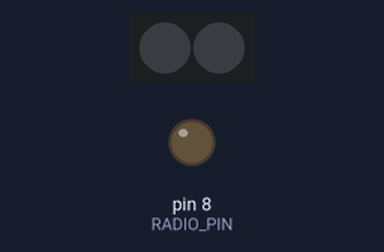
Recording of a sketch running on a simulated Arduino Uno, built with avr-gcc and run on an emulated ATmega328P. Shown: 2 RGB LEDs in strip order, left to right, output pins drawn as LEDs (lit = HIGH). Dim RGB values are drawn brighter than linear; random numbers use the default seed unless the sketch sets one; EEPROM starts erased.

Above: at 0.2 s.
At 39.1 s:
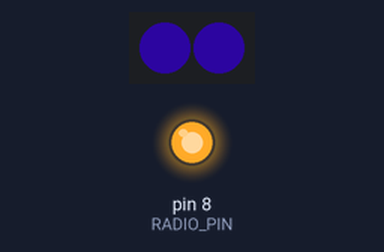
Timing chart, 0 to 40.0 s (numbered marks = the images above):
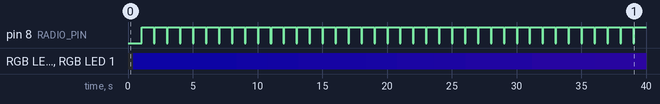

The sketch:

receiver_v2_-_RH_Tiny85.ino
```cpp
#include <avr/power.h>
#include <RH_ASK.h>
#ifdef RH_HAVE_HARDWARE_SPI
#include <SPI.h> // Not actually used but needed to compile
#endif
#include "FastLED.h"
#include <EEPROM.h>

#define NUM_LEDS 2
#define DATA_PIN 6
CRGB leds[NUM_LEDS];
#define MAX_LUMA 140
#define AWAY_LUMA 100

uint8_t pattern_step = 0;
uint8_t last_rx_value;
bool i_am_home = false;
bool i_was_home_last_tick = false;
bool last_rx_succeeded = false;
#define RADIO_PIN 8

RH_ASK driver(2000, 9, 5, true); // rx tx ptt ptt_invert // 328p-au

unsigned long rx_poll_clk_start;
unsigned long rx_poll_clk_now;
const unsigned long rx_poll_clk_period = 1000; // was: 50

unsigned long pattern_step_clk_start;
unsigned long pattern_step_clk_now;
// controls speed of rainbow. must be in sync with transmitter
const unsigned long pattern_step_clk_period = 400;

unsigned long max_home_radio_silence_clk_start;
unsigned long max_home_radio_silence_clk_now;
const unsigned long max_home_radio_silence_clk_period = 45000;

uint8_t away_hue_base = 55; // will be overwritten initially by random value

void setup() {
  Serial.begin(115200);

  set_away_hue();

  FastLED.addLeds<NEOPIXEL, DATA_PIN>(leds, NUM_LEDS);

  // capture start times for all the clocks
  rx_poll_clk_start = millis();
  pattern_step_clk_start = millis();
  max_home_radio_silence_clk_start = millis();

  // disable features to save power
  //power_adc_disable(); // should be uncommented
  //power_spi_disable();
  //power_usi_disable();
  //power_timer2_disable();
  //power_usart0_disable();

  digitalWrite(RADIO_PIN, LOW);
  pinMode(RADIO_PIN, OUTPUT); // radio enable pin
}

void set_away_hue() {
  /*
   * Return a hue value to use for the away pattern if we've never been home.
   * Make sure its a bit different from the previous value.
   */
  unsigned int away_hue_eeAddress = 0;
  uint8_t away_hue_base_min_delta = 40; // how similar can the colors be
  // init random seed and capture random value
  power_adc_enable();
  randomSeed(analogRead(A1)+analogRead(A2));
  uint8_t away_hue_base_candidate = random(255);
  power_adc_disable();
  /*Serial.print("away hue candidate: ");
  Serial.print(away_hue_base_candidate);*/
  // look up the last value that was used as base
  uint8_t away_hue_base_last;
  EEPROM.get( away_hue_eeAddress, away_hue_base_last );
  /*Serial.print(" last: ");
  Serial.print(away_hue_base_last);*/
  // if the current value and last value are too similar, change the candidate
  if ( abs(away_hue_base_candidate - away_hue_base_last) < away_hue_base_min_delta ) {
    // make sure its within 0-255
    away_hue_base = away_hue_base_candidate + away_hue_base_min_delta < 256 ? away_hue_base_candidate + away_hue_base_min_delta : away_hue_base_candidate - away_hue_base_min_delta;
    /*Serial.print(" - too similar! Will use: ");*/
  } else {
    away_hue_base = away_hue_base_candidate;
    /*Serial.print(" - using as-is: ");*/
  }
  // record new hue selection for reference next boot
  /*Serial.println(away_hue_base);*/
  EEPROM.put( away_hue_eeAddress, away_hue_base );
} // set_away_hue

void set_radio_state(bool state) {
  /*
   * Turn SYN480R radio on (state=1) or off (state=0)
   */
  // pull RADIO_PIN low to sink current and enable radio
  if (state) { digitalWrite(RADIO_PIN, LOW); }
  else { digitalWrite(RADIO_PIN, HIGH); }
}

void display_step_as_hue(uint8_t value) {
  fill_solid(leds, NUM_LEDS, CHSV( pattern_step, 255, value ));
  FastLED.show();
}

void display_step_as_value(uint8_t hue) {
  fill_solid(leds, NUM_LEDS, CHSV( hue, 255, pattern_step ));
  FastLED.show();
}

void display_hue(uint8_t hue) {
  fill_solid(leds, NUM_LEDS, CHSV( hue, 255, 100 ));
  FastLED.show();
}

void lonely() {
  // the away from home pattern
  if( i_was_home_last_tick ) {
    // capture current step to use as hue base if we just left home
    // if we were never home, the random value assigned in set_away_hue() is used
    away_hue_base = pattern_step;
    Serial.print("capturing away hue center ");
    Serial.println(away_hue_base);
  }
  uint8_t wave_pos = triwave8(pattern_step);
  uint8_t amplitude = 30;
  uint8_t delta = map(wave_pos, 0, 254, 0, 20);
  /*Serial.print("delta ");
  Serial.print(delta);
  Serial.print(" hue ");
  Serial.println(away_hue_base+delta);  */
  fill_solid(leds, NUM_LEDS, CHSV( away_hue_base+delta, 200, AWAY_LUMA ));
  FastLED.show();
} // lonely

void ack_return_home() {
  /*
   * quick rainbow pattern to acknowledge return home
   * make non-blocking? meh
   */
  /*Serial.println("returned home!");
  Serial.println(away_hue_base);*/
  uint8_t timing = 1;
  uint8_t rh_luma = MAX_LUMA;
  for (uint8_t i = away_hue_base; i < 255; i++) {
    fill_solid(leds, NUM_LEDS, CHSV( i, 255, rh_luma ));
    FastLED.show();
    delayMicroseconds(timing);
  }
  for (uint8_t i = 0; i < 255; i++) {
    fill_solid(leds, NUM_LEDS, CHSV( i, 255, rh_luma ));
    FastLED.show();
    delayMicroseconds(timing);
  }
  for (uint8_t i = 0; i < 255; i++) {
    fill_solid(leds, NUM_LEDS, CHSV( i, 255, rh_luma ));
    FastLED.show();
    delayMicroseconds(timing);
  }
  for (uint8_t i = 0; i < pattern_step; i++) {
    fill_solid(leds, NUM_LEDS, CHSV( i, 255, rh_luma ));
    FastLED.show();
    delayMicroseconds(timing);
  }
} // ack_return_home

bool try_rx() {
  /*
   * Attempt to receive a beacon.
   * Returns true if successful.
   */
  set_radio_state(1);
  // sleep while we wait for the radio to initilize
  delay(80); // 52 seems to be the minimum here, 60 gives some tolerance
  bool rx_successful = false;
  uint8_t buf[RH_ASK_MAX_MESSAGE_LEN];
  uint8_t buflen = sizeof(buf);
  if (driver.recv(buf, &buflen)) {
    // if the first 3 bytes are "SRF", its a good message
    if( buf[0] == 0x53 && buf[1] == 0x52 && buf[2] == 0x46 ) {
      last_rx_value = buf[3];
      rx_successful = true;
    }
  }
  set_radio_state(0);
  return rx_successful;
} // try_rx

void loop() {

  rx_poll_clk_now = millis();
  pattern_step_clk_now = millis();
  max_home_radio_silence_clk_now = millis();

  // if it's time to poll the radio, do so
  if (rx_poll_clk_now - rx_poll_clk_start >= rx_poll_clk_period) {

    if( try_rx() ) {
      i_am_home = true;
      last_rx_succeeded = true;
      //Serial.println("+++ RX SUCCESS +++");
      max_home_radio_silence_clk_start = rx_poll_clk_now; // reset silence timer
    } else {
      last_rx_succeeded = false;
      //Serial.println("--- RX FAIL ---");
    }
    rx_poll_clk_start = rx_poll_clk_now; // reset poll timer
  } // radio poll ticks

  // check if the max radio silence timeout has been exceeded
  if (max_home_radio_silence_clk_now - max_home_radio_silence_clk_start >= max_home_radio_silence_clk_period) {
    // radio silence timeout exceeded
    i_am_home = false;
  } // radio silence ticks

  // pattern animation ticks
  if (pattern_step_clk_now - pattern_step_clk_start >= pattern_step_clk_period) {
    /*Serial.print("home: ");
    Serial.print(i_am_home);
    Serial.print("; was home last: ");
    Serial.println(i_was_home_last_tick);
    Serial.print("pattern step ");
    Serial.println(pattern_step);*/
    if (last_rx_succeeded) {
      //pattern_step_wheel((pattern_step - last_rx_value)/2);
      pattern_step = last_rx_value;
    }
    if (i_am_home) {
      FastLED.setBrightness(MAX_LUMA);
      if( i_was_home_last_tick == false ) {
        ack_return_home();
      }
      display_step_as_hue(100);
    } else { // not home
      lonely();
    }
    i_was_home_last_tick = i_am_home;
    pattern_step = pattern_step < 255 ? pattern_step + 1 : 0;
    pattern_step_clk_start = pattern_step_clk_now; // reset step timer
  } // pattern ticks

} // loop
```

Measured:
- by itself, pin 8 (RADIO_PIN): alternates HIGH for 0.92 s and LOW for 0.08 s
- by itself, RGB LED 0, RGB LED 1: off → RGB(3, 1, 39) at 0.40 s, → RGB(3, 1, 38) 5.2 s later, → RGB(4, 1, 38) 2.8 s later, → RGB(4, 1, 37) 2.4 s later, … (12 changes in this stretch)
